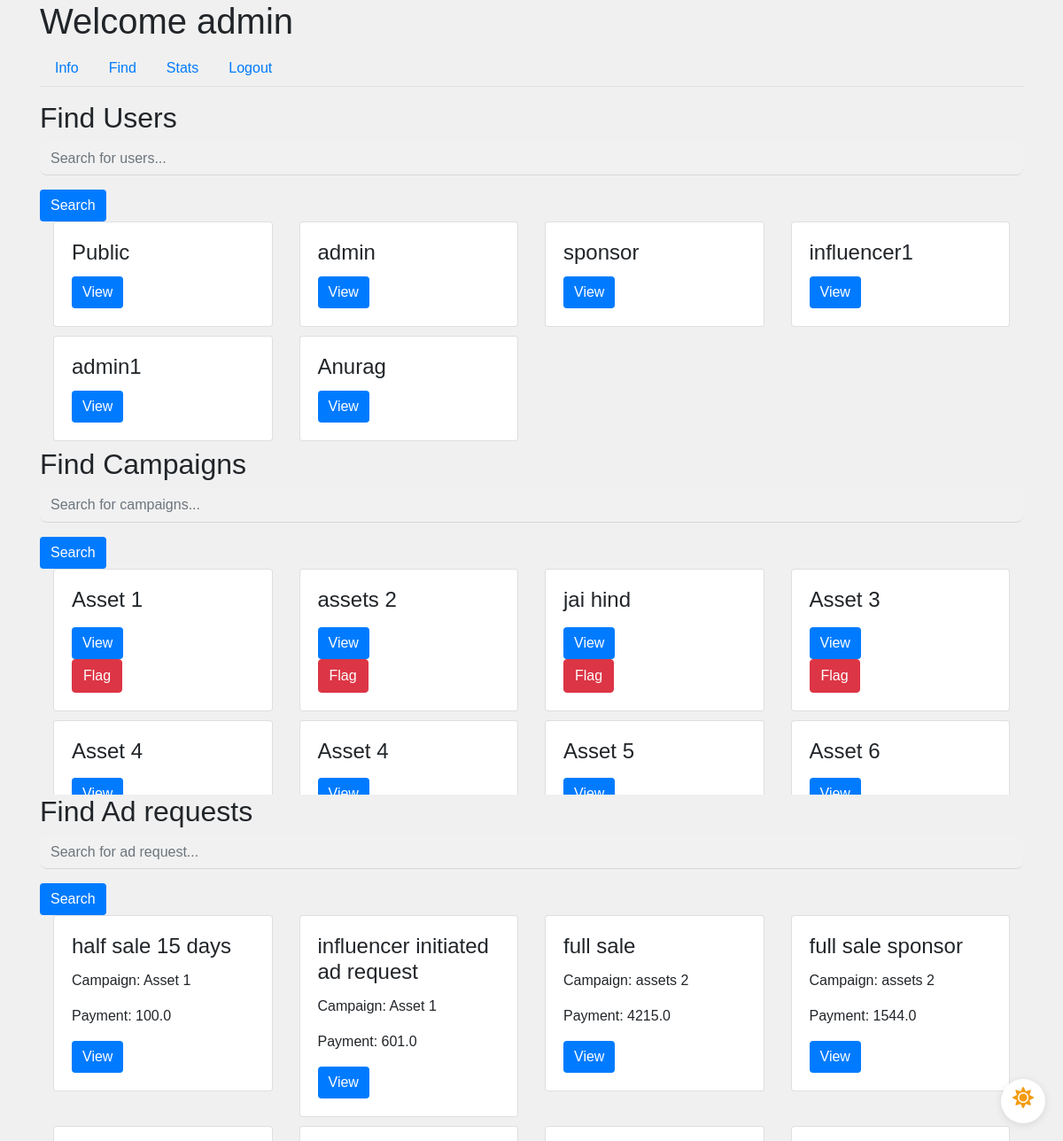
Before: /admin/find (signed in) with the older database file.
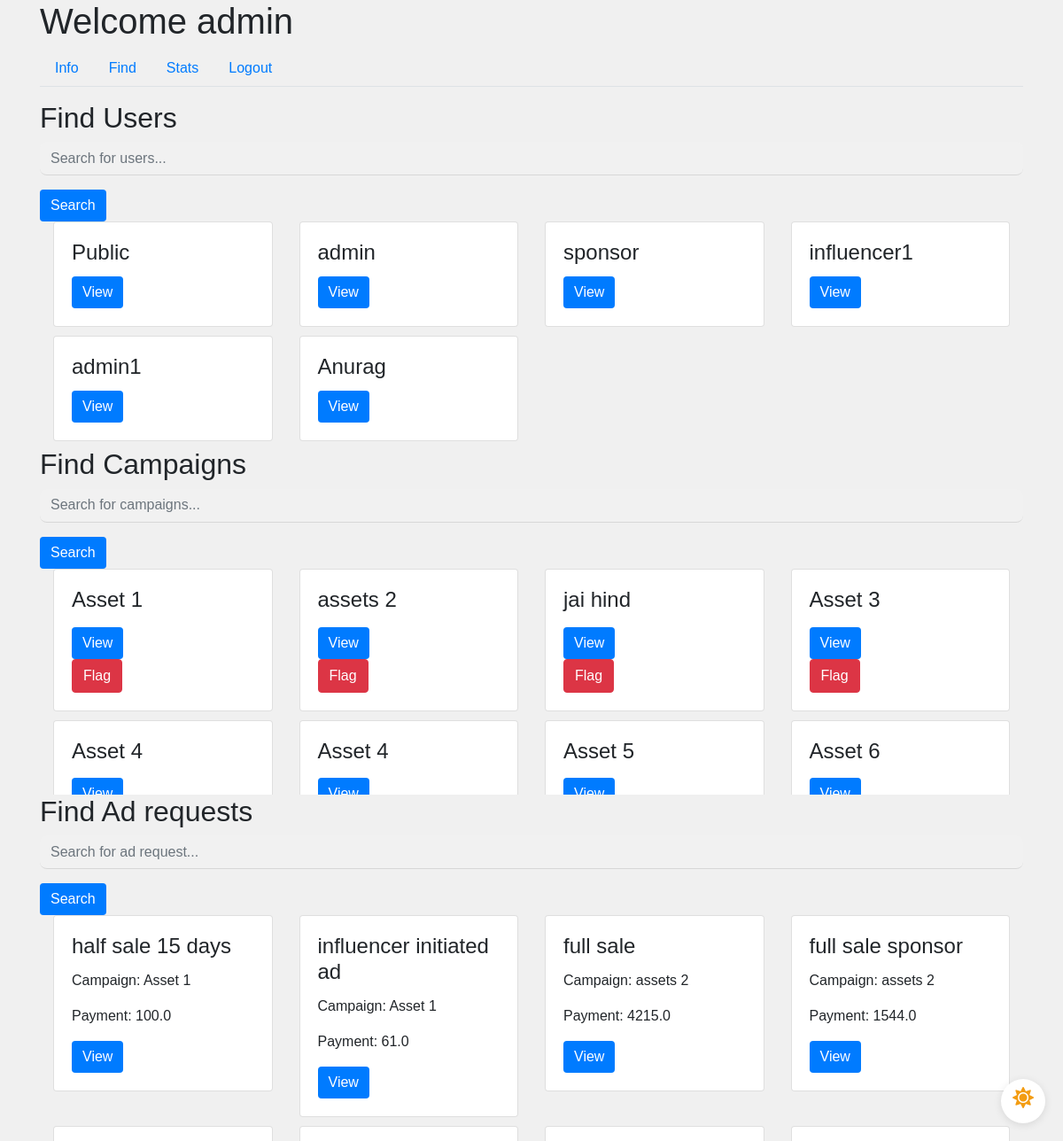
After: the same page with the newer database file.
### app/models.py (models this page shows)
class AdRequest(db.Model):
    id = db.Column(db.Integer, primary_key=True)
    campaign_id = db.Column(db.Integer, db.ForeignKey('campaign.id'), nullable=False)
    influencer_id = db.Column(db.Integer, db.ForeignKey('user.id'), nullable=False)
    requirements = db.Column(db.Text, nullable=False)
    payment_amount = db.Column(db.Float, nullable=False)
    status_influencer = db.Column(db.String(10), nullable=False)
    status_sponsor = db.Column(db.String(10), nullable=False)

class Campaign(db.Model):
    id = db.Column(db.Integer, primary_key=True)
    name = db.Column(db.String(100), nullable=False)
    description = db.Column(db.Text, nullable=False)
    budget = db.Column(db.Float, nullable=False)
    visibility = db.Column(db.String(10), nullable=False)  # 'public', 'private'
    start_date = db.Column(db.Date, nullable=False)
    end_date = db.Column(db.Date, nullable=False)
    user_id = db.Column(db.Integer, db.ForeignKey('user.id'), nullable=False)
    ad_requests = db.relationship('AdRequest', backref='campaign', lazy=True)
    flag = db.Column(db.Boolean, default=False, nullable=False)  # Add flag column

### app/routes.py (the view)
@main.route('/admin/find')
@login_required
def admin_find():
    if current_user.role == 'admin':
        users = User.query.all()
        campaigns = Campaign.query.all()
        ad_requests = AdRequest.query.all()
        return render_template('admin_find.html', users=users, campaigns=campaigns, ad_requests=ad_requests)
    return redirect(url_for('main.home'))

### app/models.py (called while the page is built)
@login_manager.user_loader
def load_user(user_id):
    return User.query.get(int(user_id))

### app/templates/admin_find.html (shortened to what this page needs)
{% extends "admin_dashboard.html" %}
{% block tab_content %}
<h2>Find Users</h2>
<form method="GET" action="{{ url_for('main.admin_find') }}">
    <div class="form-group">
        <input type="text" name="search" class="form-control" placeholder="Search for users...">
    </div>
    <button type="submit" class="btn btn-primary">Search</button>
</form>
<div class="scrollable-container">
    <div class="row-container">
        {% for user in users %}
        <div class="col-md-3">
            <div class="request-box card">
                <div class="card-body">
                    <h4 class="card-title">{{ user.username }}</h4>
                    {% if user.role == 'influencer' %}
                    <button class="btn btn-primary" data-toggle="modal" data-target="#influencerModal" data-id="{{ user.id }}">View</button>
                    {% elif user.role == 'admin' %}
                    <button class="btn btn-primary" data-toggle="modal" data-target="#adminModal" data-id="{{ user.id }}">View</button>
                    {% elif user.role == 'sponsor' %}
                    <button class="btn btn-primary" data-toggle="modal" data-target="#sponsorModal" data-id="{{ user.id }}">View</button>
                    {% else %}
                    <p> Sorry user type mismatch </p>
                    {% endif %}
                </div>
            </div>
        </div>
        {% endfor %}
    </div>
</div>
<h2>Find Campaigns</h2>
<form method="GET" action="{{ url_for('main.admin_find') }}">
    <div class="form-group">
        <input type="text" name="search" class="form-control" placeholder="Search for campaigns...">
    </div>
    <button type="submit" class="btn btn-primary">Search</button>
</form>
<div class="scrollable-container">
    <div class="row-container">
        {% for campaign in campaigns %}
        <div class="col-md-3">
            <div class="request-box card">
                <div class="card-body">
                    <h4 class="card-title">{{ campaign.name }}</h4>
                    {% if campaign.flag == 0 %}
                    <button class="btn btn-primary" data-toggle="modal" data-target="#campaignModal" data-id="{{ campaign.id }}">View</button>
                        <form method="POST" action="{{ url_for('main.flag_campaign', id=campaign.id) }}">
                            <button type="submit" class="btn btn-danger">Flag</button>
                        </form>
                    {% endif %}
                </div>
            </div>
        </div>
        {% endfor %}
    </div>
</div>
<h2>Find Ad requests</h2>
<form method="GET" action="{{ url_for('main.admin_find') }}">
    <div class="form-group">
        <input type="text" name="search" class="form-control" placeholder="Search for ad request...">
    </div>
    <button type="submit" class="btn btn-primary">Search</button>
</form>
<div class="scrollable-container">
    <div class="row-container">
        {% for request in ad_requests %}
        <div class="col-md-3">
            <div class="request-box card">
                <div class="card-body">
                    <h4 class="card-title">{{ request.requirements }}</h4>
                    <p class="card-text">Campaign: {{ request.campaign.name }}</p>
                    <p class="card-text">Payment: {{ request.payment_amount }}</p>
                    <button class="btn btn-primary" data-toggle="modal" data-target="#adRequestModal" data-id="{{ request.id }}">View</button>
                </div>
            </div>
        </div>
        {% endfor %}
    </div>
</div>
{% endblock %}

Changed rows visible on the page:
changed AdRequest: requirements "influencer initiated ad request" → "influencer initiated ad"; payment_amount "601.0" → "61.0"
